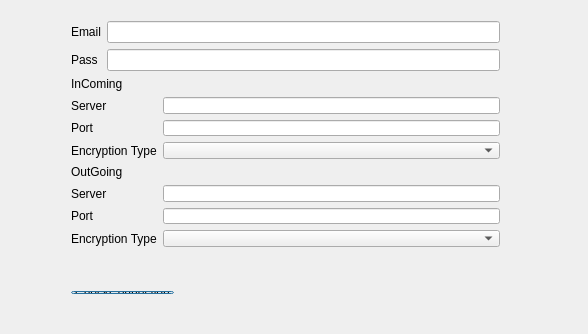
<?xml version="1.0" encoding="UTF-8"?>
<ui version="4.0">
 <class>SendEmailClass</class>
 <widget class="QDialog" name="SendEmailClass">
  <property name="geometry">
   <rect>
    <x>0</x>
    <y>0</y>
    <width>588</width>
    <height>334</height>
   </rect>
  </property>
  <property name="windowTitle">
   <string>SendEmail</string>
  </property>
  <widget class="QWidget" name="">
   <property name="geometry">
    <rect>
     <x>60</x>
     <y>10</y>
     <width>451</width>
     <height>248</height>
    </rect>
   </property>
   <layout class="QGridLayout" name="gridLayout_4">
    <item row="0" column="0">
     <layout class="QGridLayout" name="gridLayout">
      <item row="1" column="1">
       <widget class="QLineEdit" name="password"/>
      </item>
      <item row="0" column="0">
       <widget class="QLabel" name="emailText">
        <property name="text">
         <string>Email</string>
        </property>
       </widget>
      </item>
      <item row="1" column="0">
       <widget class="QLabel" name="pass">
        <property name="text">
         <string>Pass</string>
        </property>
       </widget>
      </item>
      <item row="0" column="1">
       <widget class="QLineEdit" name="email"/>
      </item>
     </layout>
    </item>
    <item row="1" column="0">
     <layout class="QGridLayout" name="gridLayout_2">
      <item row="0" column="0">
       <widget class="QLabel" name="label_6">
        <property name="text">
         <string>InComing</string>
        </property>
       </widget>
      </item>
      <item row="1" column="0">
       <widget class="QLabel" name="label_3">
        <property name="text">
         <string>Server</string>
        </property>
       </widget>
      </item>
      <item row="1" column="1">
       <widget class="QLineEdit" name="inServer"/>
      </item>
      <item row="2" column="0">
       <widget class="QLabel" name="label_4">
        <property name="text">
         <string>Port</string>
        </property>
       </widget>
      </item>
      <item row="2" column="1">
       <widget class="QLineEdit" name="inPort"/>
      </item>
      <item row="3" column="0">
       <widget class="QLabel" name="label_5">
        <property name="text">
         <string>Encryption Type</string>
        </property>
       </widget>
      </item>
      <item row="3" column="1">
       <widget class="QComboBox" name="inEncryptionType"/>
      </item>
     </layout>
    </item>
    <item row="2" column="0">
     <layout class="QGridLayout" name="gridLayout_3">
      <item row="0" column="0">
       <widget class="QLabel" name="label_8">
        <property name="text">
         <string>OutGoing</string>
        </property>
       </widget>
      </item>
      <item row="1" column="0">
       <widget class="QLabel" name="label_10">
        <property name="text">
         <string>Server</string>
        </property>
       </widget>
      </item>
      <item row="1" column="1">
       <widget class="QLineEdit" name="outServer"/>
      </item>
      <item row="2" column="0">
       <widget class="QLabel" name="label_9">
        <property name="text">
         <string>Port</string>
        </property>
       </widget>
      </item>
      <item row="2" column="1">
       <widget class="QLineEdit" name="outPort"/>
      </item>
      <item row="3" column="0">
       <widget class="QLabel" name="label_7">
        <property name="text">
         <string>Encryption Type</string>
        </property>
       </widget>
      </item>
      <item row="3" column="1">
       <widget class="QComboBox" name="outEncryptionType"/>
      </item>
     </layout>
    </item>
   </layout>
  </widget>
  <widget class="QWidget" name="">
   <property name="geometry">
    <rect>
     <x>60</x>
     <y>280</y>
     <width>146</width>
     <height>25</height>
    </rect>
   </property>
   <layout class="QGridLayout" name="gridLayout_5">
    <item row="0" column="0">
     <widget class="QPushButton" name="CheckConnection">
      <property name="text">
       <string>CheckConnection</string>
      </property>
     </widget>
    </item>
    <item row="0" column="1">
     <widget class="QLabel" name="checkStatus">
      <property name="text">
       <string/>
      </property>
     </widget>
    </item>
   </layout>
  </widget>
 </widget>
 <layoutdefault spacing="6" margin="11"/>
 <resources>
  <include location="sendemail.qrc"/>
 </resources>
 <connections/>
</ui>
